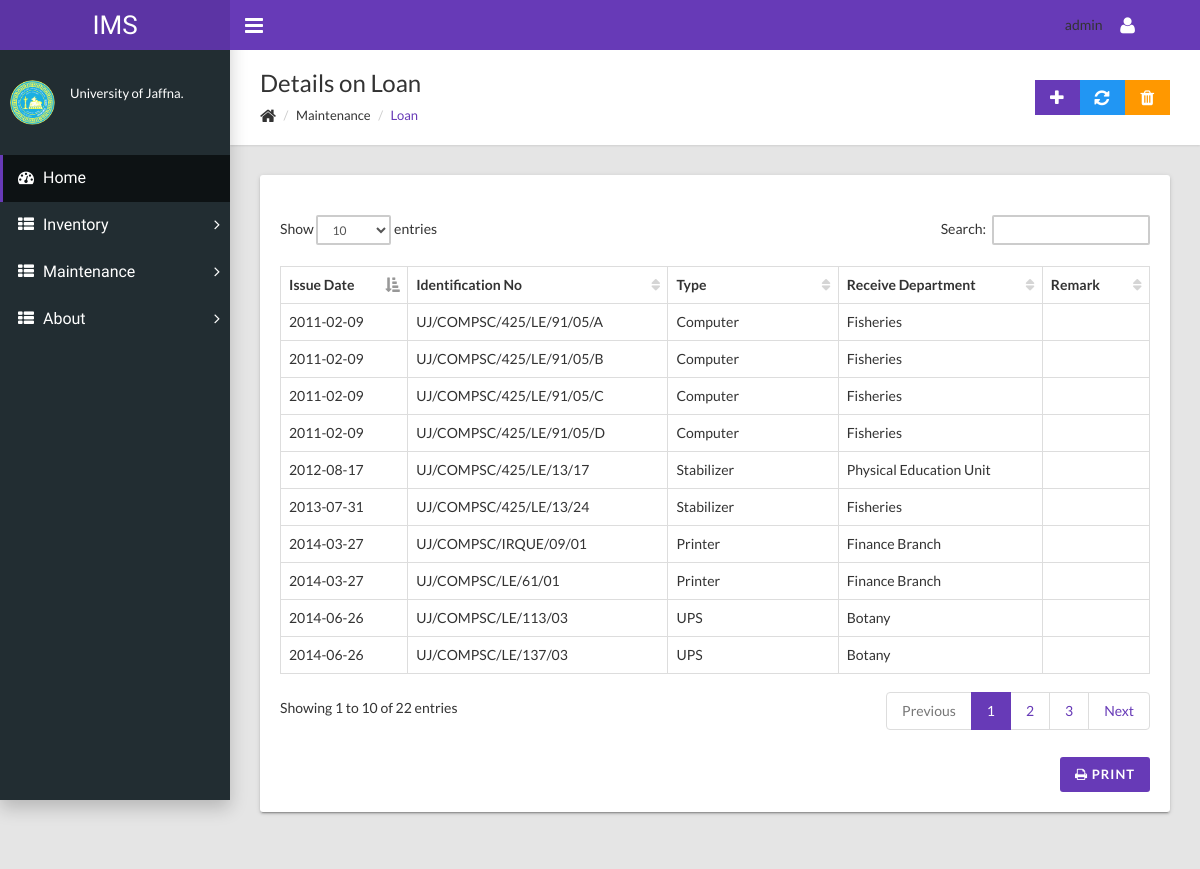
Screenshot of /loan.php (signed in) with the database file from the repository.
### tables this page shows
CREATE TABLE `signup` (
  `id` int(11) NOT NULL,
  `title` varchar(5) NOT NULL,
  `firstname` varchar(25) NOT NULL,
  `lastname` varchar(25) NOT NULL,
  `designation` varchar(25) NOT NULL,
  `email` varchar(25) NOT NULL,
  `username` varchar(25) NOT NULL,
  `password` varchar(255) NOT NULL
);

CREATE TABLE `loan` (
  `issdate` date NOT NULL,
  `idno` varchar(25) NOT NULL,
  `type` varchar(25) NOT NULL,
  `rcvdept` varchar(25) NOT NULL,
  `remark` varchar(255) NOT NULL
);

### loan.php (the view, shortened to what this page needs)
<!DOCTYPE html>
<html>
  <head>
    <link rel="stylesheet" type="text/css" href="css/main.css">
  </head>
  <body class="sidebar-mini fixed">
    <div class="wrapper">
      <header class="main-header hidden-print"><a href="home.php" class="logo">IMS</a>
        <nav class="navbar navbar-static-top">
          <a href="#" data-toggle="offcanvas" class="sidebar-toggle"></a>
          <div class="navbar-custom-menu">
            <ul class="top-nav">
			  <li  class="not-head" >
		<?php
	require_once 'dbconfig.php';
	$id =$_SESSION['user'];
	$sql = "SELECT * FROM signup WHERE username='$id'";
	$res=mysqli_query($conn,$sql);
	$userRow=mysqli_fetch_array($res);
	$name = $userRow['username'];
	echo "$name"
?>
			  </li>
              <li class="dropdown"><a href="#" data-toggle="dropdown" role="button" aria-haspopup="true" aria-expanded="false" class="dropdown-toggle"><i class="fa fa-user fa-lg"></i></a>
              </li>
            </ul>
          </div>
        </nav>
      </header>
      <aside class="main-sidebar hidden-print">
        <section class="sidebar">
          <div class="user-panel">
            <div class="pull-left image"><img src="images/logo.jpg" alt="User Image" class="img-circle"></div>
            <div class="pull-left info">
              <p class="designation">University of Jaffna.</p>
            </div>
          </div>
          <ul class="sidebar-menu">
            <li class="active"><a href="home.php"><i class="fa fa-dashboard"></i><span>Home</span></a></li>
            <li class="treeview"><a href="#"><i class="fa fa-th-list"></i><span>Inventory</span><i class="fa fa-angle-right"></i></a>
            </li>
			   <li class="treeview"><a href="#"><i class="fa fa-th-list"></i><span>Maintenance</span><i class="fa fa-angle-right"></i></a>
            </li>
			<li class="treeview"><a href="about.php"><i class="fa fa-th-list"></i><span>About</span><i class="fa fa-angle-right"></i></a>
          </ul>
        </section>
      </aside>
      <div class="content-wrapper">
        <div class="page-title">
          <div>
           <h1>Details on Loan</h1>
            <ul class="breadcrumb side">
              <li><i class="fa fa-home fa-lg"></i></li>
              <li>Maintenance</li>
              <li class="active"><a href="#">Loan</a></li>
            </ul>
          </div>
          <div><a href="loan_add.html" class="btn btn-primary btn-flat"><i class="fa fa-lg fa-plus"></i></a><a href="updt_loan.html" class="btn btn-info btn-flat"><i class="fa fa-lg fa-refresh"></i></a><a href="dlt_loan.html" class="btn btn-warning btn-flat"><i class="fa fa-lg fa-trash"></i></a></div>
        </div>
        <div class="row">
          <div class="col-md-12">
            <div class="card">
               <form id="form1" runat="server">
              <div class="card-body">
                <div id="printablediv">
				  <?php
	$query2 = 'SELECT * FROM loan';
	echo"<br>";
				if($query2_run = mysql_query($query2))
					{
						$count = mysql_num_rows($query2_run);
							if($count == null)
								{
									echo "No records".mysql_error();
								}
							else
								{
                    echo"<table id=\"sampleTable\" class=\"table table-hover table-bordered\">
					<thead>
                    <tr>
					 <th>Issue Date</th>
                      <th>Identification No</th>
                      <th>Type</th>
					   <th>Receive Department</th>
						<th>Remark </th>
                   </tr>
					</thead>";
						while($query2_row=mysql_fetch_assoc($query2_run))
										{
											$issdate = $query2_row['issdate'];
											$idno = $query2_row['idno'];
											$type = $query2_row['type'];
											$rcvdept = $query2_row['rcvdept'];
											$remark = $query2_row['remark'];
											echo "<tr><td>".$issdate."</td><td>".$idno."</td><td>".$type."</td><td>".$rcvdept."</td><td>".$remark."</td></tr>";
										}
					echo"</table>";
					}
					}
				else
					{
						echo "Query Failed".mysql_error();
					}
?>
              </div>
              </div>
<div class="row hidden-print mt-20">
                  <div class="col-xs-12 text-right"><a onclick="javascript:printDiv('printablediv')" class="btn btn-primary"><i class="fa fa-print"></i> Print</a></div>
                </div>
    </form>
            </div>
          </div>
        </div>
      </div>
    </div>
  </body>
</html>

### rows the page displays
signup: username "admin"
loan: issdate "2012-08-17", idno "UJ/COMPSC/425/LE/13/17", type "Stabilizer", rcvdept "Physical Education Unit"
loan: issdate "2013-07-31", idno "UJ/COMPSC/425/LE/13/24", type "Stabilizer", rcvdept "Fisheries"
loan: issdate "2011-02-09", idno "UJ/COMPSC/425/LE/91/05/A", type "Computer", rcvdept "Fisheries"
loan: issdate "2011-02-09", idno "UJ/COMPSC/425/LE/91/05/B", type "Computer", rcvdept "Fisheries"
loan: issdate "2011-02-09", idno "UJ/COMPSC/425/LE/91/05/C", type "Computer", rcvdept "Fisheries"
loan: issdate "2011-02-09", idno "UJ/COMPSC/425/LE/91/05/D", type "Computer", rcvdept "Fisheries"
loan: issdate "2014-03-27", idno "UJ/COMPSC/IRQUE/09/01", type "Printer", rcvdept "Finance Branch"
loan: issdate "2014-06-26", idno "UJ/COMPSC/LE/113/03", type "UPS", rcvdept "Botany"
loan: issdate "2014-06-26", idno "UJ/COMPSC/LE/137/03", type "UPS", rcvdept "Botany"
loan: issdate "2014-03-27", idno "UJ/COMPSC/LE/61/01", type "Printer", rcvdept "Finance Branch"
